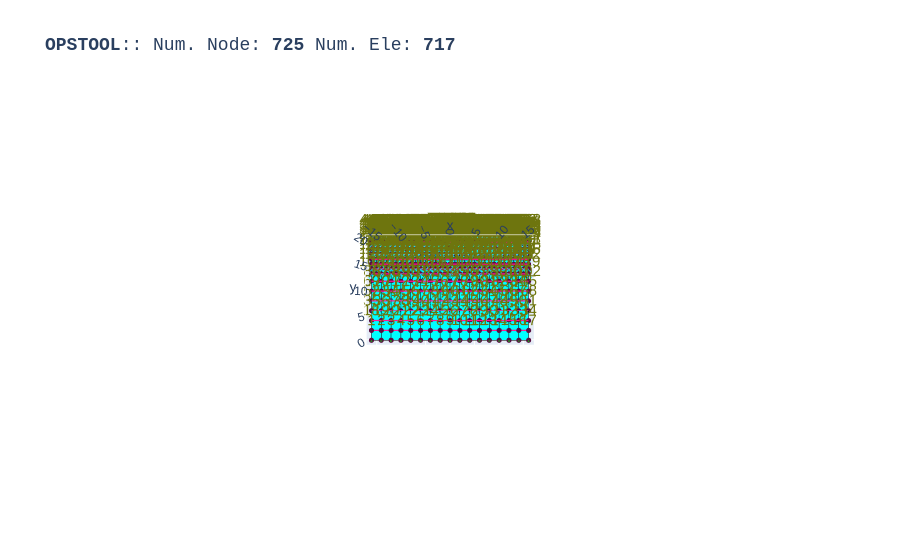

The code cell stored with this chart in its notebook:
### Code cell
opst.vis.plotly.plot_model(show_node_numbering=True, show_ele_numbering=False, show_nodal_loads = True)

### Figure 1 — Plotly figure (JSON) as saved in the notebook; plotly's stock layout.template omitted (floating-point values rounded to 4 significant figures; data arrays with more than 128 entries replaced by an {"elided": "..."} marker saying what was removed)
{"data": [{"color": "#00FFFF", "hoverinfo": "skip", "i": {"elided": "1400 int values"}, "j": {"elided": "1400 int values"}, "k": {"elided": "1400 int values"}, "name": "FourNodeQuad", "opacity": 1, "type": "mesh3d", "x": {"elided": "2800 float values"}, "y": {"elided": "2800 float values"}, "z": {"elided": "2800 float values"}}, {"connectgaps": false, "hoverinfo": "skip", "line": {"color": "black", "width": 1}, "mode": "lines", "name": "Edge", "type": "scatter3d", "x": {"elided": "4200 float values"}, "y": {"elided": "4200 float values"}, "z": {"elided": "4200 float values"}}, {"connectgaps": false, "hoverinfo": "skip", "line": {"color": "#0652ff", "width": 5}, "mode": "lines", "name": "DispBeamColumn2d", "type": "scatter3d", "x": [2.299, 1.798, NaN, 1.798, 1.298, NaN, 1.298, 0.7985, NaN, 0.7985, 0.2985, NaN, 0.2985, -0.2015, NaN, -0.2015, -0.7015, NaN, -0.7015, -1.202, NaN, -1.202, -1.702, NaN, -1.702, -2.201, NaN, 0.0, -0.0707, NaN, -0.0707, -0.1, NaN, -0.1, -0.0707, NaN, -0.0707, 0.0, NaN, 0.0, 0.0707, NaN, 0.0707, 0.1, NaN, 0.1, 0.0707, NaN, 0.0707, 0.0, NaN], "y": [20.75, 20.75, NaN, 20.75, 20.75, NaN, 20.75, 20.75, NaN, 20.75, 20.75, NaN, 20.75, 20.75, NaN, 20.75, 20.75, NaN, 20.75, 20.75, NaN, 20.75, 20.75, NaN, 20.75, 20.75, NaN, 18.6, 18.57, NaN, 18.57, 18.5, NaN, 18.5, 18.43, NaN, 18.43, 18.4, NaN, 18.4, 18.43, NaN, 18.43, 18.5, NaN, 18.5, 18.57, NaN, 18.57, 18.6, NaN], "z": [0.0, 0.0, NaN, 0.0, 0.0, NaN, 0.0, 0.0, NaN, 0.0, 0.0, NaN, 0.0, 0.0, NaN, 0.0, 0.0, NaN, 0.0, 0.0, NaN, 0.0, 0.0, NaN, 0.0, 0.0, NaN, 0.0, 0.0, NaN, 0.0, 0.0, NaN, 0.0, 0.0, NaN, 0.0, 0.0, NaN, 0.0, 0.0, NaN, 0.0, 0.0, NaN, 0.0, 0.0, NaN, 0.0, 0.0, NaN]}, {"connectgaps": false, "hoverinfo": "skip", "line": {"color": "#ff9408", "width": 5}, "mode": "lines", "name": "BeamContact2D", "type": "scatter3d", "x": [0.0, 0.0, NaN, 0.0, -0.0707, NaN, -0.1414, -0.0707, NaN, -0.1414, -0.1, NaN, -0.2, -0.1, NaN, -0.2, -0.0707, NaN, -0.1414, -0.0707, NaN, -0.1414, 0.0, NaN, 0.0, 0.0, NaN, 0.0, 0.0707, NaN, 0.1414, 0.0707, NaN, 0.1414, 0.1, NaN, 0.2, 0.1, NaN, 0.2, 0.0707, NaN, 0.1414, 0.0707, NaN, 0.1414, 0.0, NaN, 2.0, 2.299, NaN, 2.0, 1.798, NaN, 1.5, 1.798, NaN, 1.5, 1.298, NaN, 1.0, 1.298, NaN, 1.0, 0.7985, NaN, 0.5, 0.7985, NaN, 0.5, 0.2985, NaN, 0.0, 0.2985, NaN, 0.0, -0.2015, NaN, -0.5, -0.2015, NaN, -0.5, -0.7015, NaN, -1.0, -0.7015, NaN, -1.0, -1.202, NaN, -1.5, -1.202, NaN, -1.5, -1.702, NaN, -2.0, -1.702, NaN, -2.0, -2.201, NaN], "y": [18.7, 18.6, NaN, 18.7, 18.57, NaN, 18.64, 18.57, NaN, 18.64, 18.5, NaN, 18.5, 18.5, NaN, 18.5, 18.43, NaN, 18.36, 18.43, NaN, 18.36, 18.4, NaN, 18.3, 18.4, NaN, 18.3, 18.43, NaN, 18.36, 18.43, NaN, 18.36, 18.5, NaN, 18.5, 18.5, NaN, 18.5, 18.57, NaN, 18.64, 18.57, NaN, 18.64, 18.6, NaN, 20.5, 20.75, NaN, 20.5, 20.75, NaN, 20.5, 20.75, NaN, 20.5, 20.75, NaN, 20.5, 20.75, NaN, 20.5, 20.75, NaN, 20.5, 20.75, NaN, 20.5, 20.75, NaN, 20.5, 20.75, NaN, 20.5, 20.75, NaN, 20.5, 20.75, NaN, 20.5, 20.75, NaN, 20.5, 20.75, NaN, 20.5, 20.75, NaN, 20.5, 20.75, NaN, 20.5, 20.75, NaN, 20.5, 20.75, NaN, 20.5, 20.75, NaN], "z": [0.0, 0.0, NaN, 0.0, 0.0, NaN, 0.0, 0.0, NaN, 0.0, 0.0, NaN, 0.0, 0.0, NaN, 0.0, 0.0, NaN, 0.0, 0.0, NaN, 0.0, 0.0, NaN, 0.0, 0.0, NaN, 0.0, 0.0, NaN, 0.0, 0.0, NaN, 0.0, 0.0, NaN, 0.0, 0.0, NaN, 0.0, 0.0, NaN, 0.0, 0.0, NaN, 0.0, 0.0, NaN, 0.0, 0.0, NaN, 0.0, 0.0, NaN, 0.0, 0.0, NaN, 0.0, 0.0, NaN, 0.0, 0.0, NaN, 0.0, 0.0, NaN, 0.0, 0.0, NaN, 0.0, 0.0, NaN, 0.0, 0.0, NaN, 0.0, 0.0, NaN, 0.0, 0.0, NaN, 0.0, 0.0, NaN, 0.0, 0.0, NaN, 0.0, 0.0, NaN, 0.0, 0.0, NaN, 0.0, 0.0, NaN, 0.0, 0.0, NaN, 0.0, 0.0, NaN]}, {"customdata": {"elided": "700 str values"}, "hovertemplate": "%{customdata}", "marker": {"color": "#00FFFF", "size": 3, "symbol": "diamond-open"}, "mode": "markers", "name": "FourNodeQuad", "type": "scatter3d", "x": {"elided": "700 float values"}, "y": {"elided": "700 float values"}, "z": {"elided": "700 float values"}}, {"customdata": ["eleTag: 900<br>connectedNodes:<br> [716 717]", "eleTag: 901<br>connectedNodes:<br> [717 718]", "eleTag: 902<br>connectedNodes:<br> [718 719]", "eleTag: 903<br>connectedNodes:<br> [719 720]", "eleTag: 904<br>connectedNodes:<br> [720 721]", "eleTag: 905<br>connectedNodes:<br> [721 722]", "eleTag: 906<br>connectedNodes:<br> [722 723]", "eleTag: 907<br>connectedNodes:<br> [723 724]", "eleTag: 908<br>connectedNodes:<br> [724 725]", "eleTag: 5000<br>connectedNodes:<br> [708 709]", "eleTag: 5001<br>connectedNodes:<br> [709 710]", "eleTag: 5002<br>connectedNodes:<br> [710 711]", "eleTag: 5003<br>connectedNodes:<br> [711 712]", "eleTag: 5004<br>connectedNodes:<br> [712 713]", "eleTag: 5005<br>connectedNodes:<br> [713 714]", "eleTag: 5006<br>connectedNodes:<br> [714 715]", "eleTag: 5007<br>connectedNodes:<br> [715 708]"], "hovertemplate": "%{customdata}", "marker": {"color": "#0652ff", "size": 3, "symbol": "diamond-open"}, "mode": "markers", "name": "DispBeamColumn2d", "type": "scatter3d", "x": [2.049, 1.548, 1.048, 0.5485, 0.0485, -0.4515, -0.9515, -1.452, -1.951, -0.03535, -0.08535, -0.08535, -0.03535, 0.03535, 0.08535, 0.08535, 0.03535], "y": [20.75, 20.75, 20.75, 20.75, 20.75, 20.75, 20.75, 20.75, 20.75, 18.59, 18.54, 18.46, 18.41, 18.41, 18.46, 18.54, 18.59], "z": [0.0, 0.0, 0.0, 0.0, 0.0, 0.0, 0.0, 0.0, 0.0, 0.0, 0.0, 0.0, 0.0, 0.0, 0.0, 0.0, 0.0]}, {"customdata": ["eleTag: 3050<br>connectedNodes:<br> [682 708]", "eleTag: 3050<br>connectedNodes:<br> [682 709]", "eleTag: 3051<br>connectedNodes:<br> [683 709]", "eleTag: 3051<br>connectedNodes:<br> [683 710]", "eleTag: 3052<br>connectedNodes:<br> [684 710]", "eleTag: 3052<br>connectedNodes:<br> [684 711]", "eleTag: 3053<br>connectedNodes:<br> [685 711]", "eleTag: 3053<br>connectedNodes:<br> [685 712]", "eleTag: 3054<br>connectedNodes:<br> [686 712]", "eleTag: 3054<br>connectedNodes:<br> [686 713]", "eleTag: 3055<br>connectedNodes:<br> [687 713]", "eleTag: 3055<br>connectedNodes:<br> [687 714]", "eleTag: 3056<br>connectedNodes:<br> [688 714]", "eleTag: 3056<br>connectedNodes:<br> [688 715]", "eleTag: 3057<br>connectedNodes:<br> [689 715]", "eleTag: 3057<br>connectedNodes:<br> [689 708]", "eleTag: 4050<br>connectedNodes:<br> [640 716]", "eleTag: 4050<br>connectedNodes:<br> [640 717]", "eleTag: 4051<br>connectedNodes:<br> [639 717]", "eleTag: 4051<br>connectedNodes:<br> [639 718]", "eleTag: 4052<br>connectedNodes:<br> [638 718]", "eleTag: 4052<br>connectedNodes:<br> [638 719]", "eleTag: 4053<br>connectedNodes:<br> [637 719]", "eleTag: 4053<br>connectedNodes:<br> [637 720]", "eleTag: 4054<br>connectedNodes:<br> [673 720]", "eleTag: 4054<br>connectedNodes:<br> [673 721]", "eleTag: 4055<br>connectedNodes:<br> [476 721]", "eleTag: 4055<br>connectedNodes:<br> [476 722]", "eleTag: 4056<br>connectedNodes:<br> [475 722]", "eleTag: 4056<br>connectedNodes:<br> [475 723]", "eleTag: 4057<br>connectedNodes:<br> [474 723]", "eleTag: 4057<br>connectedNodes:<br> [474 724]", "eleTag: 4058<br>connectedNodes:<br> [473 724]", "eleTag: 4058<br>connectedNodes:<br> [473 725]"], "hovertemplate": "%{customdata}", "marker": {"color": "#ff9408", "size": 3, "symbol": "diamond-open"}, "mode": "markers", "name": "BeamContact2D", "type": "scatter3d", "x": [0.0, -0.03535, -0.106, -0.1207, -0.15, -0.1354, -0.106, -0.0707, 0.0, 0.03535, 0.106, 0.1207, 0.15, 0.1354, 0.106, 0.0707, 2.149, 1.899, 1.649, 1.399, 1.149, 0.8993, 0.6493, 0.3993, 0.1493, -0.1007, -0.3507, -0.6007, -0.8507, -1.101, -1.351, -1.601, -1.851, -2.101], "y": [18.65, 18.64, 18.61, 18.57, 18.5, 18.46, 18.39, 18.38, 18.35, 18.36, 18.39, 18.43, 18.5, 18.54, 18.61, 18.62, 20.62, 20.62, 20.62, 20.62, 20.62, 20.62, 20.62, 20.62, 20.62, 20.62, 20.62, 20.62, 20.62, 20.62, 20.62, 20.62, 20.62, 20.62], "z": [0.0, 0.0, 0.0, 0.0, 0.0, 0.0, 0.0, 0.0, 0.0, 0.0, 0.0, 0.0, 0.0, 0.0, 0.0, 0.0, 0.0, 0.0, 0.0, 0.0, 0.0, 0.0, 0.0, 0.0, 0.0, 0.0, 0.0, 0.0, 0.0, 0.0, 0.0, 0.0, 0.0, 0.0]}, {"customdata": {"elided": "725 str values"}, "hovertemplate": "x: %{x}<br>y: %{y}<br>z: %{z} <br>nodeTag: %{customdata}", "marker": {"color": "#580f41", "size": 3, "symbol": "circle"}, "mode": "markers", "name": "Nodes", "type": "scatter3d", "x": {"elided": "725 float values"}, "y": {"elided": "725 float values"}, "z": {"elided": "725 float values"}}, {"mode": "text", "name": "Node Tag", "text": {"elided": "725 str values"}, "textfont": {"color": "#6e750e", "size": 15}, "type": "scatter3d", "x": {"elided": "725 float values"}, "y": {"elided": "725 float values"}, "z": {"elided": "725 float values"}}, {"connectgaps": false, "hoverinfo": "skip", "line": {"color": "#15b01a", "width": 1}, "mode": "lines", "name": "BC", "type": "scatter3d", "x": {"elided": "340 float values"}, "y": {"elided": "340 float values"}, "z": {"elided": "340 float values"}}, {"connectgaps": false, "hoverinfo": "skip", "line": {"color": "#FF1493", "width": 2.5}, "mode": "lines", "name": "mp constraint", "type": "scatter3d", "x": [-16.0, 16.0, NaN, -16.0, 16.0, NaN, -16.0, 16.0, NaN, -16.0, 16.0, NaN, -16.0, 16.0, NaN, -16.0, 16.0, NaN, -16.0, 16.0, NaN, -16.0, 16.0, NaN, -16.0, 16.0, NaN, -16.0, 16.0, NaN, -16.0, 16.0, NaN, -16.0, 16.0, NaN, -16.0, 16.0, NaN, -16.0, 16.0, NaN, -16.0, 16.0, NaN, -16.0, 16.0, NaN, -16.0, 16.0, NaN], "y": [2.0, 2.0, NaN, 4.0, 4.0, NaN, 6.0, 6.0, NaN, 8.0, 8.0, NaN, 10.0, 10.0, NaN, 12.0, 12.0, NaN, 13.5, 13.5, NaN, 14.5, 14.5, NaN, 15.5, 15.5, NaN, 16.5, 16.5, NaN, 17.5, 17.5, NaN, 18.0, 18.0, NaN, 18.5, 18.5, NaN, 19.0, 19.0, NaN, 19.5, 19.5, NaN, 20.0, 20.0, NaN, 20.5, 20.5, NaN], "z": [0.0, 0.0, NaN, 0.0, 0.0, NaN, 0.0, 0.0, NaN, 0.0, 0.0, NaN, 0.0, 0.0, NaN, 0.0, 0.0, NaN, 0.0, 0.0, NaN, 0.0, 0.0, NaN, 0.0, 0.0, NaN, 0.0, 0.0, NaN, 0.0, 0.0, NaN, 0.0, 0.0, NaN, 0.0, 0.0, NaN, 0.0, 0.0, NaN, 0.0, 0.0, NaN, 0.0, 0.0, NaN, 0.0, 0.0, NaN]}], "layout": {"autosize": true, "font": {"family": "Arial, sans-serif"}, "scene": {"aspectmode": "data", "camera": {"eye": {"x": 0, "y": -0.1, "z": 10}}, "dragmode": "pan", "xaxis": {"showbackground": false}, "yaxis": {"showbackground": false}, "zaxis": {"showbackground": true, "showgrid": true, "showticklabels": false, "ticks": "", "title": {"text": ""}, "visible": true}}, "showlegend": false, "title": {"font": {"family": "courier", "size": 18}, "text": "<b>OPSTOOL</b>:: Num. Node: <b>725</b> Num. Ele: <b>717</b>"}}}
